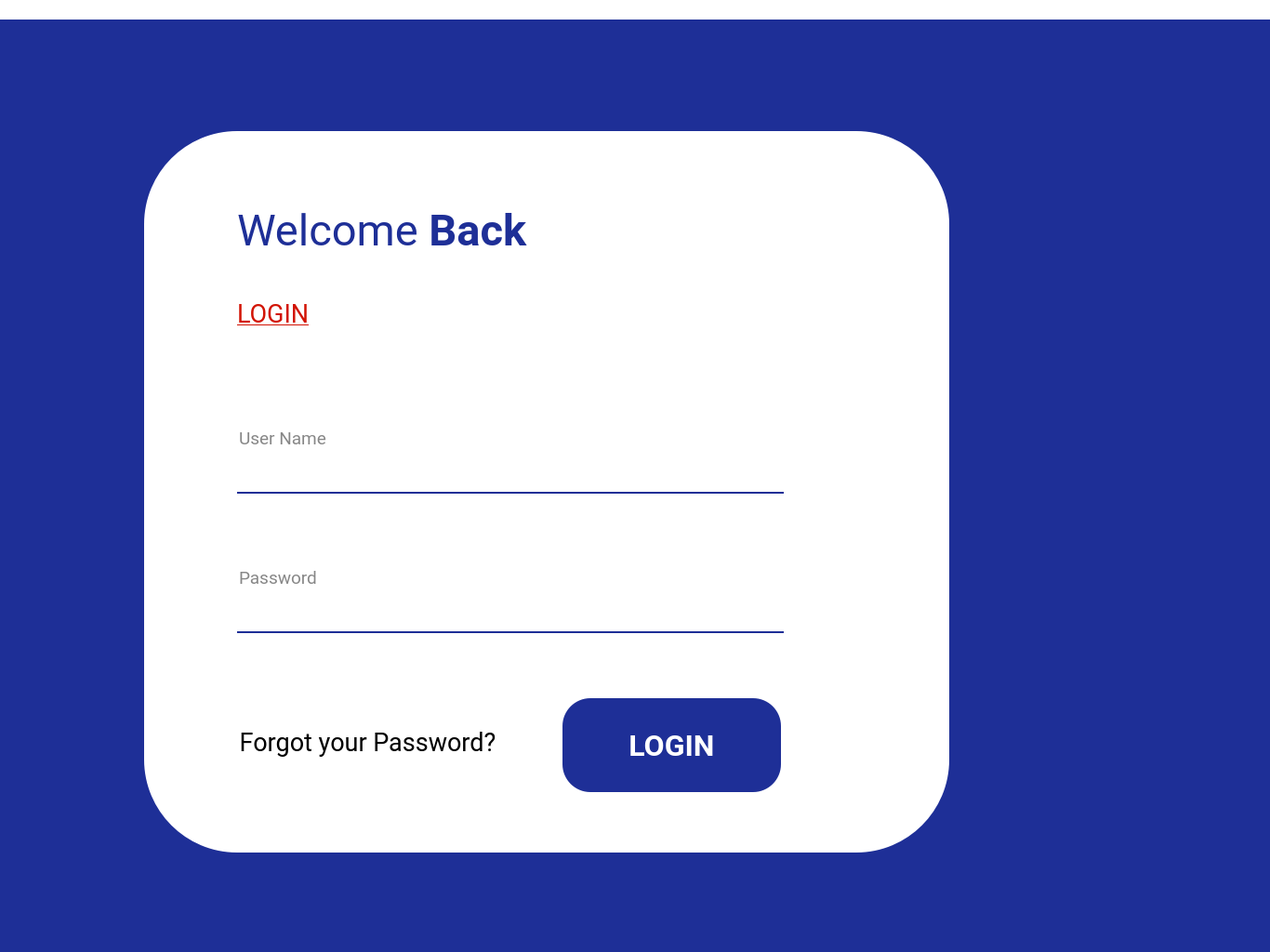
<?xml version="1.0" encoding="UTF-8"?>
<ui version="4.0">
 <class>Form</class>
 <widget class="QWidget" name="Form">
  <property name="geometry">
   <rect>
    <x>0</x>
    <y>0</y>
    <width>1366</width>
    <height>1024</height>
   </rect>
  </property>
  <property name="windowTitle">
   <string>Form</string>
  </property>
  <property name="styleSheet">
   <string notr="true">background-color: rgba(255, 255, 255);</string>
  </property>
  <widget class="QLabel" name="statusbar">
   <property name="geometry">
    <rect>
     <x>0</x>
     <y>0</y>
     <width>1368</width>
     <height>22</height>
    </rect>
   </property>
   <property name="styleSheet">
    <string notr="true">background-image: url(:/newPrefix/iPad Status bar.png);</string>
   </property>
   <property name="text">
    <string/>
   </property>
  </widget>
  <widget class="QWidget" name="bluebackground" native="true">
   <property name="geometry">
    <rect>
     <x>-5</x>
     <y>21</y>
     <width>1391</width>
     <height>1011</height>
    </rect>
   </property>
   <property name="styleSheet">
    <string notr="true">background-color:rgb(30, 47, 151);</string>
   </property>
   <widget class="QWidget" name="whitebackground" native="true">
    <property name="geometry">
     <rect>
      <x>160</x>
      <y>120</y>
      <width>866</width>
      <height>776</height>
     </rect>
    </property>
    <property name="styleSheet">
     <string notr="true">background-color: rgba(255, 255, 255);
border-radius: 100px</string>
    </property>
    <widget class="QLabel" name="welcomeback">
     <property name="geometry">
      <rect>
       <x>100</x>
       <y>20</y>
       <width>480</width>
       <height>174</height>
      </rect>
     </property>
     <property name="font">
      <font>
       <family>Roboto</family>
       <pointsize>35</pointsize>
      </font>
     </property>
     <property name="styleSheet">
      <string notr="true">color:rgb(30, 47, 151);</string>
     </property>
     <property name="text">
      <string>&lt;html&gt;&lt;head/&gt;&lt;body&gt;&lt;p&gt;Welcome &lt;span style=&quot; font-weight:600;&quot;&gt;Back&lt;/span&gt;&lt;/p&gt;&lt;/body&gt;&lt;/html&gt;</string>
     </property>
    </widget>
    <widget class="QLabel" name="login">
     <property name="geometry">
      <rect>
       <x>100</x>
       <y>170</y>
       <width>294</width>
       <height>53</height>
      </rect>
     </property>
     <property name="font">
      <font>
       <family>Roboto</family>
       <pointsize>20</pointsize>
      </font>
     </property>
     <property name="styleSheet">
      <string notr="true">color:rgb(210, 20, 4)</string>
     </property>
     <property name="text">
      <string>&lt;html&gt;&lt;head/&gt;&lt;body&gt;&lt;p&gt;&lt;span style=&quot; text-decoration: underline;&quot;&gt;LOGIN&lt;/span&gt;&lt;/p&gt;&lt;/body&gt;&lt;/html&gt;</string>
     </property>
    </widget>
    <widget class="QLineEdit" name="username">
     <property name="geometry">
      <rect>
       <x>100</x>
       <y>280</y>
       <width>588</width>
       <height>110</height>
      </rect>
     </property>
     <property name="font">
      <font>
       <family>Roboto</family>
       <pointsize>14</pointsize>
      </font>
     </property>
     <property name="styleSheet">
      <string notr="true">background-color: rgba(0, 0, 0, 0);
border: none;
border-bottom: 2px solid rgb(30, 47, 151);
color: rgba(0, 0, 0, 240);
padding-bottom: 7px;</string>
     </property>
     <property name="placeholderText">
      <string>User Name</string>
     </property>
    </widget>
    <widget class="QLineEdit" name="password">
     <property name="geometry">
      <rect>
       <x>100</x>
       <y>430</y>
       <width>588</width>
       <height>110</height>
      </rect>
     </property>
     <property name="font">
      <font>
       <family>Roboto</family>
       <pointsize>14</pointsize>
      </font>
     </property>
     <property name="styleSheet">
      <string notr="true">background-color: rgba(0, 0, 0, 0);
border: none;
border-bottom: 2px solid rgb(30, 47, 151);
color: rgba(0, 0, 0, 240);
padding-bottom: 7px;</string>
     </property>
     <property name="echoMode">
      <enum>QLineEdit::Password</enum>
     </property>
     <property name="placeholderText">
      <string>Password</string>
     </property>
    </widget>
    <widget class="QPushButton" name="forgotpassword">
     <property name="geometry">
      <rect>
       <x>100</x>
       <y>630</y>
       <width>281</width>
       <height>54</height>
      </rect>
     </property>
     <property name="font">
      <font>
       <family>Roboto</family>
       <pointsize>20</pointsize>
      </font>
     </property>
     <property name="text">
      <string>Forgot your Password?</string>
     </property>
    </widget>
    <widget class="QPushButton" name="loginbutton">
     <property name="geometry">
      <rect>
       <x>450</x>
       <y>610</y>
       <width>235</width>
       <height>101</height>
      </rect>
     </property>
     <property name="font">
      <font>
       <family>Roboto</family>
       <pointsize>24</pointsize>
       <weight>75</weight>
       <bold>true</bold>
      </font>
     </property>
     <property name="styleSheet">
      <string notr="true">background-color: rgb(30, 47, 151);
border-radius: 30px;
color: rgba(255, 255, 255);
</string>
     </property>
     <property name="text">
      <string>LOGIN</string>
     </property>
    </widget>
    <widget class="QLabel" name="medicworld">
     <property name="geometry">
      <rect>
       <x>550</x>
       <y>80</y>
       <width>201</width>
       <height>211</height>
      </rect>
     </property>
     <property name="styleSheet">
      <string notr="true">background-image: url(:/newPrefix/logo.png);</string>
     </property>
     <property name="text">
      <string/>
     </property>
    </widget>
   </widget>
   <widget class="QLabel" name="funicon">
    <property name="geometry">
     <rect>
      <x>1040</x>
      <y>740</y>
      <width>300</width>
      <height>286</height>
     </rect>
    </property>
    <property name="styleSheet">
     <string notr="true">background-image: url(:/newPrefix/vector.png);
background-color: none;</string>
    </property>
    <property name="text">
     <string/>
    </property>
   </widget>
  </widget>
 </widget>
 <resources>
  <include location="test.qrc"/>
 </resources>
 <connections/>
</ui>
